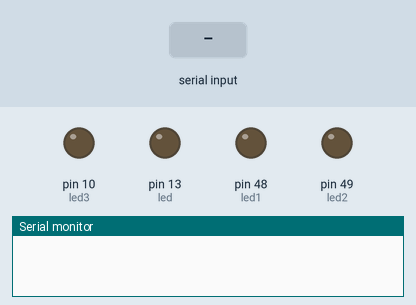
A sketch run on a simulated Arduino Mega 2560, built with avr-gcc and run on an emulated ATmega2560. On the bench: output pins drawn as LEDs (lit = HIGH), the last lines printed to the serial monitor. Dashed ring = blinking. Inputs (shaded band) come from the test bench.

Above: at 2.2 s.
2.3 s: byte 122 (122) received over Serial
At 2.7 s:
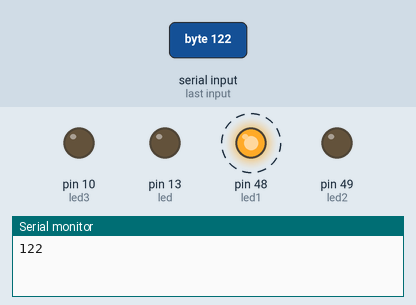
5.3 s: "d" received over Serial
At 6.2 s:
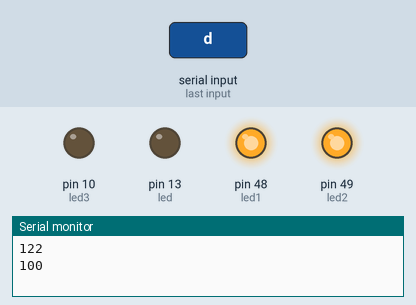
6.9 s: byte 121 (121) received over Serial
At 8.0 s:
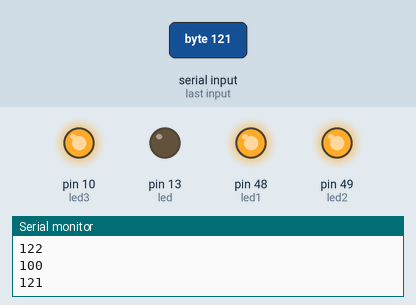
8.4 s: "e" received over Serial
At 9.1 s:
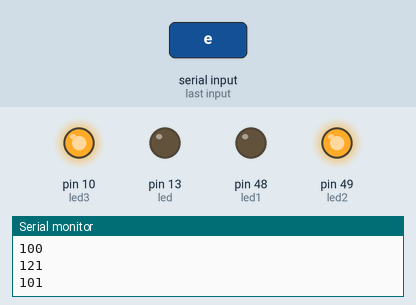
9.9 s: "g" received over Serial
At 10.2 s:
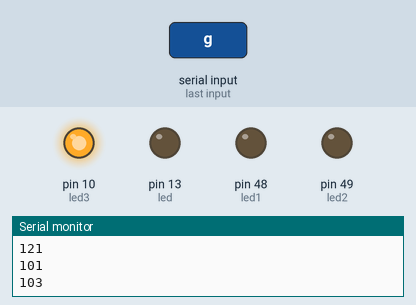
11.4 s: byte 122 (122) received over Serial
At 11.8 s:
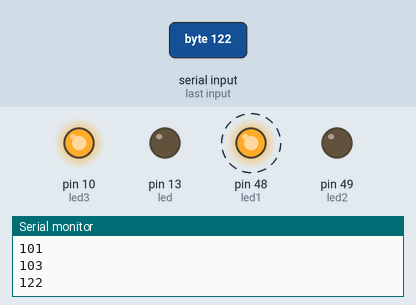
Timing chart, 0 to 15.4 s (numbered marks = the images above; inputs shaded):
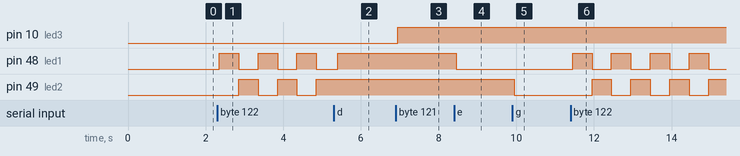

Measured:
- after the input at 2.3 s, pin 48 (led1): alternates HIGH for 0.50 s and LOW for 0.50 s, starting after 0.05 s; pin 49 (led2): alternates HIGH for 0.50 s and LOW for 0.50 s, starting after 0.55 s
- after the input at 5.3 s, pin 49 (led2): stops changing and stays HIGH
- after the input at 6.9 s, pin 10 (led3): LOW → HIGH after 0.05 s
- after the input at 8.4 s, pin 48 (led1): HIGH → LOW after 0.05 s
- after the input at 9.9 s, pin 49 (led2): HIGH → LOW after 0.05 s
- after the input at 11.4 s, pin 48 (led1): alternates HIGH for 0.50 s and LOW for 0.50 s, starting after 0.05 s; pin 49 (led2): alternates HIGH for 0.50 s and LOW for 0.50 s, starting after 0.55 s

The sketch:

ruby_test.pde
```cpp
int incomingByte;

int led = 13;
int led1 = 48;
int led2 = 49;
int led3 = 10;

int state1 = 0;
int state2 = 0;
int state3 = 0;

void setup() {

  Serial.begin(9600);
  pinMode(led1, OUTPUT);
  pinMode(led2, OUTPUT);
  pinMode(led3, OUTPUT);
  pinMode(led, OUTPUT);

  delay(1000);

}


void loop() {

  if (Serial.available() > 0){
    incomingByte = Serial.read();
    delay(50);


    if (incomingByte == 100){
      digitalWrite(led1, HIGH);
    }
    else if (incomingByte == 101){
      digitalWrite(led1, LOW);
    }

    else if (incomingByte == 102){
      digitalWrite(led2, HIGH);
    }
    else if (incomingByte == 103){
      digitalWrite(led2, LOW);
    }

    else if (incomingByte == 104){
      digitalWrite(led3, HIGH);
    }
    else if (incomingByte == 105){
      digitalWrite(led3, LOW);
    }

    else if (incomingByte == 120){
      digitalWrite(led1, LOW);
      digitalWrite(led2, LOW);
      digitalWrite(led3, LOW);
    }

    else if (incomingByte == 121) {
      digitalWrite(led1, HIGH);
      digitalWrite(led2, HIGH);
      digitalWrite(led3, HIGH);
    }

    else {
    }

    Serial.println(incomingByte);
  }

    if (incomingByte == 122){
      digitalWrite(led1, HIGH);
      digitalWrite(led2, LOW);
      delay(500);
      digitalWrite(led2, HIGH);
      digitalWrite(led1, LOW);
      delay(500);
    }

}
```
